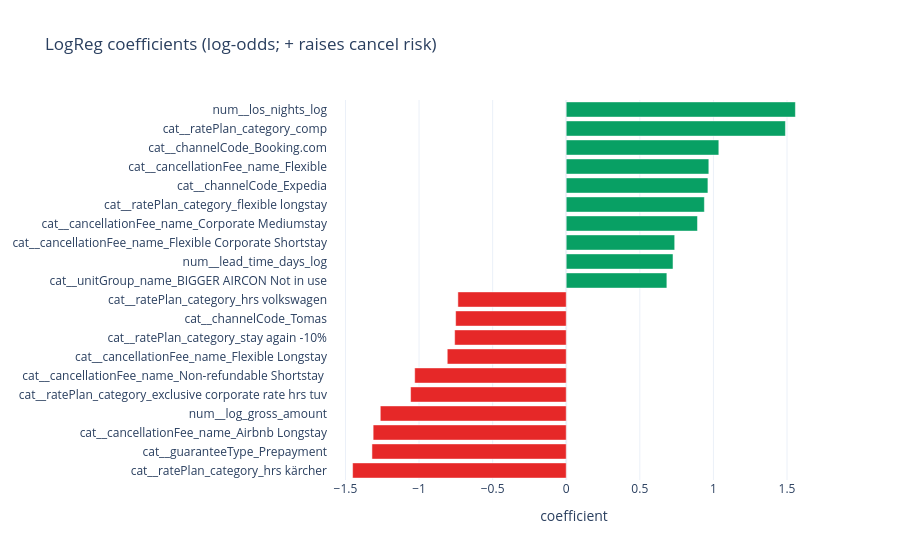
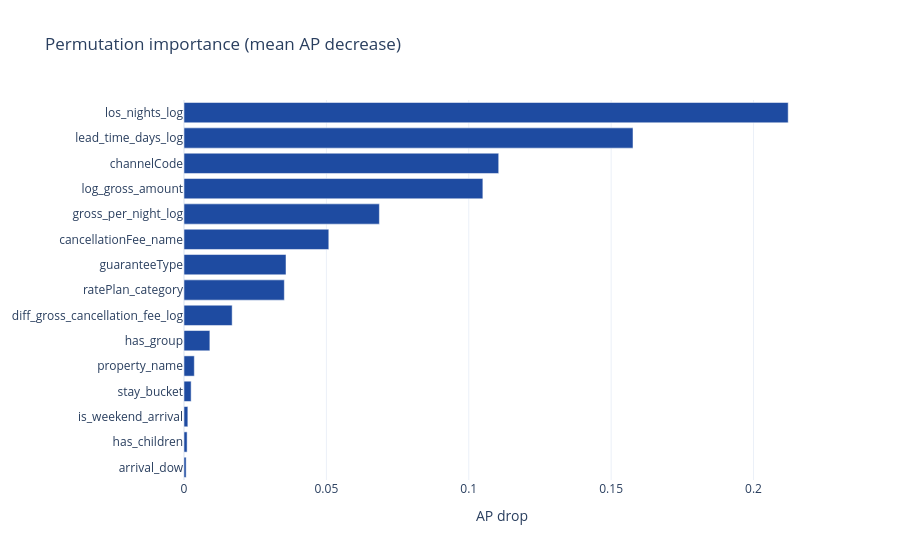

These figures' notebook cell, in order:
### Markdown cell above
## 5 - Explainability (XAI)

A linear model is its own explanation: coefficients are log-odds contributions.
We fit an UNCALIBRATED linear pipeline on all resolved data for the coefficients,
and add permutation importance (AP drop) as a model-agnostic cross-check.

### Code cell
df = WF.add_outcome_known_date(clean)
known = pd.to_datetime(df["outcome_known_date"], utc=True, errors="coerce")
resolved = known <= known.max()
X, y = df[NUM + CAT], pd.to_numeric(df["status"], errors="coerce").astype(int)

lin = T.build_pipeline("logreg", {"C": 1.0, "l1_ratio": 0.5}, NUM, CAT, calibrate=False, seed=RANDOM_STATE)
lin.fit(X[resolved], y[resolved].to_numpy())
names = lin.named_steps["prep"].get_feature_names_out()
coef = lin.named_steps["clf"].coef_[0]
cdf = pd.DataFrame({"feature": names, "coef": coef}).sort_values("coef")
top = pd.concat([cdf.head(10), cdf.tail(10)])
fig = go.Figure(go.Bar(x=top["coef"], y=top["feature"], orientation="h",
                       marker_color=[BRAND["red"] if c < 0 else BRAND["green"] for c in top["coef"]]))
fig.update_layout(title="LogReg coefficients (log-odds; + raises cancel risk)", xaxis_title="coefficient")
fig.show()

from sklearn.inspection import permutation_importance
samp = X[resolved].sample(n=min(5000, int(resolved.sum())), random_state=RANDOM_STATE)
pi = permutation_importance(lin, samp, y[resolved].loc[samp.index],
                            scoring="average_precision", n_repeats=5, random_state=RANDOM_STATE)
pidf = (pd.DataFrame({"feature": NUM + CAT, "importance": pi.importances_mean})
          .sort_values("importance", ascending=False).head(15))
fig = go.Figure(go.Bar(x=pidf["importance"][::-1], y=pidf["feature"][::-1],
                       orientation="h", marker_color=BRAND["blue"]))
fig.update_layout(title="Permutation importance (mean AP decrease)", xaxis_title="AP drop")
fig.show()

### Figure 1 — Plotly figure (JSON) as saved in the notebook; plotly's stock layout.template omitted (floating-point values rounded to 4 significant figures)
{"data": [{"marker": {"color": ["#E62828", "#E62828", "#E62828", "#E62828", "#E62828", "#E62828", "#E62828", "#E62828", "#E62828", "#E62828", "#08A064", "#08A064", "#08A064", "#08A064", "#08A064", "#08A064", "#08A064", "#08A064", "#08A064", "#08A064"]}, "orientation": "h", "type": "bar", "x": [-1.452, -1.32, -1.312, -1.263, -1.058, -1.03, -0.8084, -0.7582, -0.7514, -0.7362, 0.6837, 0.7255, 0.7369, 0.8918, 0.9386, 0.9626, 0.9688, 1.037, 1.489, 1.557], "y": ["cat__ratePlan_category_hrs kärcher", "cat__guaranteeType_Prepayment", "cat__cancellationFee_name_Airbnb Longstay", "num__log_gross_amount", "cat__ratePlan_category_exclusive corporate rate hrs tuv", "cat__cancellationFee_name_Non-refundable Shortstay ", "cat__cancellationFee_name_Flexible Longstay", "cat__ratePlan_category_stay again -10%", "cat__channelCode_Tomas", "cat__ratePlan_category_hrs volkswagen", "cat__unitGroup_name_BIGGER AIRCON Not in use", "num__lead_time_days_log", "cat__cancellationFee_name_Flexible Corporate Shortstay", "cat__cancellationFee_name_Corporate Mediumstay", "cat__ratePlan_category_flexible longstay", "cat__channelCode_Expedia", "cat__cancellationFee_name_Flexible", "cat__channelCode_Booking.com", "cat__ratePlan_category_comp", "num__los_nights_log"]}], "layout": {"title": {"text": "LogReg coefficients (log-odds; + raises cancel risk)"}, "xaxis": {"title": {"text": "coefficient"}}}}

### Figure 2 — Plotly figure (JSON) as saved in the notebook; plotly's stock layout.template omitted (floating-point values rounded to 4 significant figures)
{"data": [{"marker": {"color": "#1E4BA1"}, "orientation": "h", "type": "bar", "x": [0.0007505, 0.001096, 0.001349, 0.002504, 0.003624, 0.009084, 0.01691, 0.03523, 0.03582, 0.05085, 0.06861, 0.105, 0.1105, 0.1577, 0.2122], "y": ["arrival_dow", "has_children", "is_weekend_arrival", "stay_bucket", "property_name", "has_group", "diff_gross_cancellation_fee_log", "ratePlan_category", "guaranteeType", "cancellationFee_name", "gross_per_night_log", "log_gross_amount", "channelCode", "lead_time_days_log", "los_nights_log"]}], "layout": {"title": {"text": "Permutation importance (mean AP decrease)"}, "xaxis": {"title": {"text": "AP drop"}}}}
